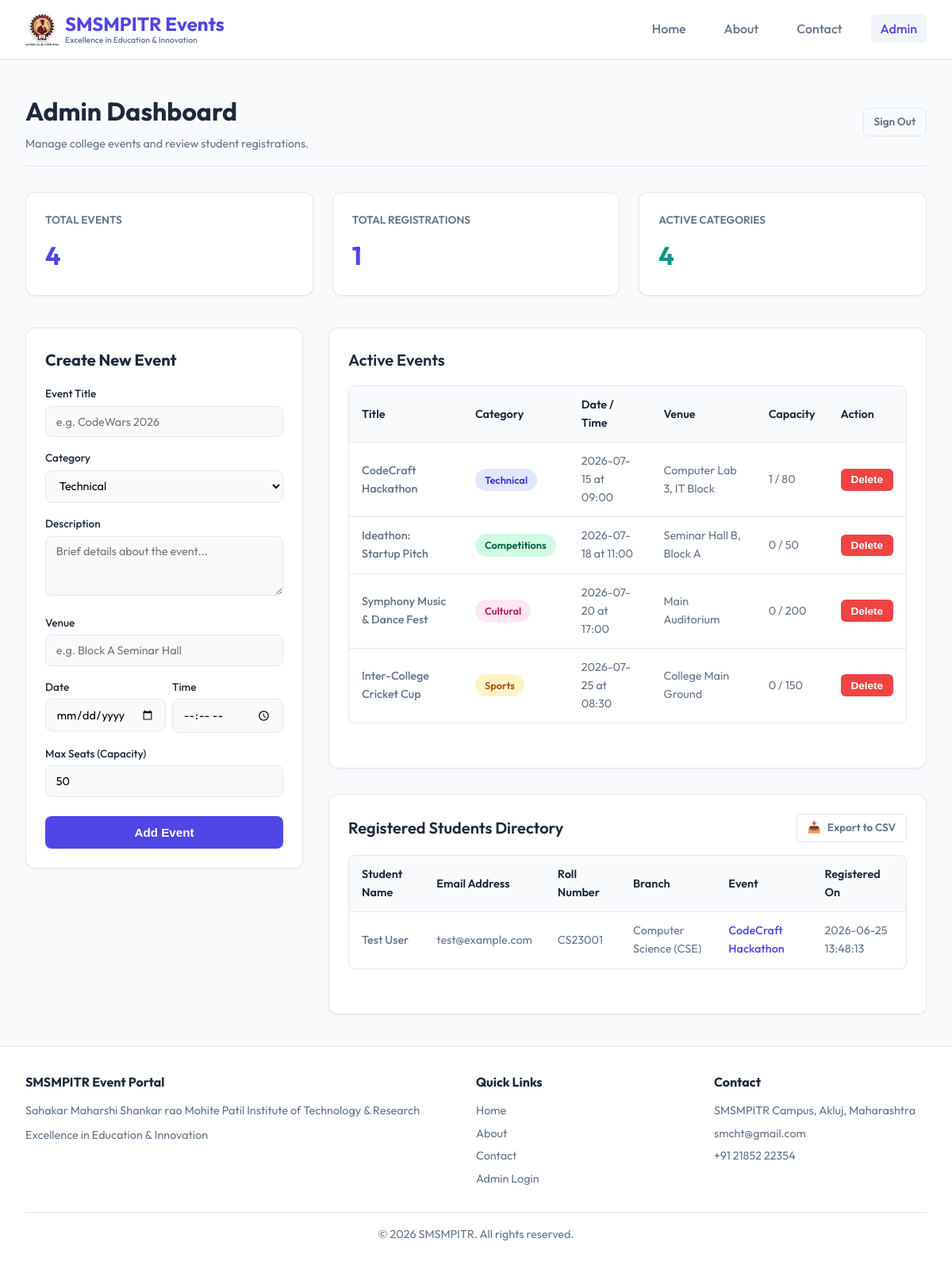
/admin (signed in), run on the app's committed database.
### tables this page shows
CREATE TABLE events (
            id INTEGER PRIMARY KEY AUTOINCREMENT,
            title TEXT NOT NULL,
            category TEXT NOT NULL,
            description TEXT NOT NULL,
            date TEXT NOT NULL,
            time TEXT NOT NULL,
            venue TEXT NOT NULL,
            max_capacity INTEGER DEFAULT 50,
            current_registrations INTEGER DEFAULT 0
        );

CREATE TABLE registrations (
            id INTEGER PRIMARY KEY AUTOINCREMENT,
            event_id INTEGER,
            student_name TEXT NOT NULL,
            student_email TEXT NOT NULL,
            student_roll TEXT NOT NULL,
            student_branch TEXT NOT NULL,
            registration_date TIMESTAMP DEFAULT CURRENT_TIMESTAMP,
            FOREIGN KEY (event_id) REFERENCES events (id) ON DELETE CASCADE
        );

### main.py (the view)
@app.route('/admin')
def admin_dashboard():
    if not session.get('admin_logged_in'):
        return redirect(url_for('admin_login'))
    conn = get_db_connection()
    cursor = conn.cursor()
    events = cursor.execute('SELECT * FROM events ORDER BY date ASC').fetchall()
    registrations = cursor.execute('''
        SELECT r.*, e.title as event_title
        FROM registrations r
        JOIN events e ON r.event_id = e.id
        ORDER BY r.registration_date DESC
    ''').fetchall()
    category_count = len({event['category'] for event in events})
    conn.close()
    return render_template(
        'admin.html',
        events=events,
        registrations=registrations,
        category_count=category_count,
    )

### main.py (called while the page is built)
@app.context_processor
def inject_college_info():
    return {
        'college_name': config.COLLEGE_NAME,
        'college_full_name': config.COLLEGE_FULL_NAME,
        'college_tagline': config.COLLEGE_TAGLINE,
        'college_email': config.COLLEGE_EMAIL,
        'college_phone': config.COLLEGE_PHONE,
        'college_address': config.COLLEGE_ADDRESS,
    }

def get_db_connection():
    conn = sqlite3.connect(DATABASE)
    conn.row_factory = sqlite3.Row
    conn.execute('PRAGMA foreign_keys = ON')
    return conn

### templates/admin.html (shortened to what this page needs)
{% extends "base.html" %}
{% block content %}
<div class="admin-header">
    <div class="admin-title">
        <h1>Admin Dashboard</h1>
        <p class="mt-1" style="color: var(--text-muted); font-size: 0.9rem;">Manage college events and review student registrations.</p>
    </div>
    <a href="{{ url_for('admin_logout') }}" class="btn btn-secondary btn-sm">Sign Out</a>
</div>
<div class="stats-grid">
    <div class="stat-card">
        <span class="stat-label">Total Events</span>
        <span class="stat-value">{{ events|length }}</span>
    </div>
    <div class="stat-card">
        <span class="stat-label">Total Registrations</span>
        <span class="stat-value">{{ registrations|length }}</span>
    </div>
    <div class="stat-card">
        <span class="stat-label">Active Categories</span>
        <span class="stat-value" style="color: #0d9488;">{{ category_count }}</span>
    </div>
</div>
<div class="dashboard-grid">
    <div class="card" style="height: fit-content;">
        <h2 class="mb-3" style="font-size: 1.25rem;">Create New Event</h2>
        <form action="{{ url_for('add_event') }}" method="POST">
            <div class="form-group">
                <label for="title" class="form-label">Event Title</label>
                <input type="text" id="title" name="title" class="form-control" placeholder="e.g. CodeWars 2026" required>
            </div>
            <div class="form-group">
                <label for="category" class="form-label">Category</label>
                <select id="category" name="category" class="form-control" required>
                    <option value="Technical">Technical</option>
                </select>
            </div>
            <div class="form-group">
                <label for="description" class="form-label">Description</label>
                <textarea id="description" name="description" class="form-control" rows="3" placeholder="Brief details about the event..." required></textarea>
            </div>
            <div class="form-group">
                <label for="venue" class="form-label">Venue</label>
                <input type="text" id="venue" name="venue" class="form-control" placeholder="e.g. Block A Seminar Hall" required>
            </div>
            <div style="display: grid; grid-template-columns: 1fr 1fr; gap: 0.5rem;">
                <div class="form-group">
                    <label for="date" class="form-label">Date</label>
                    <input type="date" id="date" name="date" class="form-control" required>
                </div>
                <div class="form-group">
                    <label for="time" class="form-label">Time</label>
                    <input type="time" id="time" name="time" class="form-control" required>
                </div>
            </div>
            <div class="form-group">
                <label for="max_capacity" class="form-label">Max Seats (Capacity)</label>
                <input type="number" id="max_capacity" name="max_capacity" class="form-control" min="1" value="50" required>
            </div>
            <button type="submit" class="btn btn-primary mt-2" style="width: 100%;">Add Event</button>
        </form>
    </div>
    <div style="display: flex; flex-direction: column; gap: 2rem;">
        <div class="content-card">
            <h2 class="section-title">Active Events</h2>
            <div class="table-container">
                <table class="admin-table">
                    <thead>
                        <tr>
                            <th>Title</th>
                            <th>Category</th>
                            <th>Date / Time</th>
                            <th>Venue</th>
                            <th>Capacity</th>
                            <th>Action</th>
                        </tr>
                    </thead>
                    <tbody>
                        {% if events %}
                            {% for event in events %}
                                <tr>
                                    <td class="event-title-cell">{{ event.title }}</td>
                                    <td><span class="badge badge-{{ event.category|lower }}">{{ event.category }}</span></td>
                                    <td>{{ event.date }} at {{ event.time }}</td>
                                    <td>{{ event.venue }}</td>
                                    <td>{{ event.current_registrations }} / {{ event.max_capacity }}</td>
                                    <td>
                                        <form action="{{ url_for('delete_event', event_id=event.id) }}" method="POST" onsubmit="return confirm('Are you sure you want to delete this event? This will also remove any student registrations for it.');" style="display:inline;">
                                            <button type="submit" class="btn btn-danger btn-sm">Delete</button>
                                        </form>
                                    </td>
                                </tr>
                            {% endfor %}
                        {% else %}
                            <tr>
                                <td colspan="6" class="text-center" style="padding: 2rem;">No active events. Use the form on the left to create one.</td>
                            </tr>
                        {% endif %}
                    </tbody>
                </table>
            </div>
        </div>
        <div class="content-card">
            <div class="section-title">
                <span>Registered Students Directory</span>
                {% if registrations %}
                    <a href="{{ url_for('export_csv') }}" class="btn btn-secondary btn-sm">
                        <span>📥</span> Export to CSV
                    </a>
                {% endif %}
            </div>
            <div class="table-container">
                <table class="admin-table">
                    <thead>
                        <tr>
                            <th>Student Name</th>
                            <th>Email Address</th>
                            <th>Roll Number</th>
                            <th>Branch</th>
                            <th>Event</th>
                            <th>Registered On</th>
                        </tr>
                    </thead>
                    <tbody>
                        {% if registrations %}
                            {% for reg in registrations %}
                                <tr>
                                    <td class="event-title-cell">{{ reg.student_name }}</td>
                                    <td>{{ reg.student_email }}</td>
                                    <td>{{ reg.student_roll }}</td>
                                    <td>{{ reg.student_branch }}</td>
                                    <td style="color: var(--primary); font-weight: 500;">{{ reg.event_title }}</td>
                                    <td>{{ reg.registration_date }}</td>
                                </tr>
                            {% endfor %}
                        {% else %}
                            <tr>
                                <td colspan="6" class="text-center" style="padding: 2rem;">No student registrations yet.</td>
                            </tr>
                        {% endif %}
                    </tbody>
                </table>
            </div>
        </div>
    </div>
</div>
{% endblock %}

### templates/base.html (style rules this page uses)
:root { --bg-color: #f8fafc; --card-bg: #ffffff; --primary: #4f46e5; --primary-hover: #4338ca; --text-main: #1e293b; --text-muted: #64748b; --border-color: #e2e8f0; --success: #10b981; --danger: #ef4444; --warning: #f59e0b; --shadow-sm: 0 1px 3px rgba(0, 0, 0, 0.05); --shadow-md: 0 4px 6px -1px rgba(0, 0, 0, 0.05), 0 2px 4px -2px rgba(0, 0, 0, 0.05); --shadow-lg: 0 10px 15px -3px rgba(0, 0, 0, 0.04), 0 4px 6px -4px rgba(0, 0, 0, 0.04); --transition: all 0.25s cubic-bezier(0.4, 0, 0.2, 1); }
* { box-sizing: border-box; margin: 0; padding: 0; }
body { font-family: 'Outfit', sans-serif; background-color: var(--bg-color); color: var(--text-main); line-height: 1.6; min-height: 100vh; display: flex; flex-direction: column; }
.btn { display: inline-flex; align-items: center; justify-content: center; gap: 0.5rem; padding: 0.75rem 1.5rem; border-radius: 8px; font-weight: 600; font-size: 0.95rem; cursor: pointer; transition: var(--transition); border: none; text-decoration: none; }
.btn-primary { background-color: var(--primary); color: white; }
.btn-secondary { background-color: transparent; color: var(--text-muted); border: 1px solid var(--border-color); }
.btn-danger { background-color: var(--danger); color: white; }
.btn-sm { padding: 0.4rem 0.8rem; font-size: 0.85rem; border-radius: 6px; }
.card { background-color: var(--card-bg); border: 1px solid var(--border-color); border-radius: 12px; padding: 1.5rem; box-shadow: var(--shadow-sm); transition: var(--transition); }
.badge { display: inline-block; padding: 0.25rem 0.75rem; font-size: 0.8rem; font-weight: 600; border-radius: 9999px; text-transform: capitalize; }
.badge-technical { background-color: #e0e7ff; color: #4338ca; }
.badge-sports { background-color: #fef3c7; color: #b45309; }
.badge-cultural { background-color: #fce7f3; color: #be185d; }
.badge-competitions { background-color: #d1fae5; color: #065f46; }
.mt-1 { margin-top: 0.25rem; }
.mt-2 { margin-top: 0.5rem; }
.mb-3 { margin-bottom: 1rem; }

### templates/admin.html (style rules this page uses)
.admin-header { display: flex; justify-content: space-between; align-items: center; margin-bottom: 2rem; border-bottom: 1px solid var(--border-color); padding-bottom: 1rem; }
.admin-title h1 { font-size: 2rem; font-weight: 700; color: var(--text-main); }
.stats-grid { display: grid; grid-template-columns: repeat(auto-fit, minmax(220px, 1fr)); gap: 1.5rem; margin-bottom: 2.5rem; }
.stat-card { background-color: var(--card-bg); border: 1px solid var(--border-color); border-radius: 12px; padding: 1.5rem; box-shadow: var(--shadow-sm); display: flex; flex-direction: column; }
.stat-label { font-size: 0.85rem; font-weight: 600; color: var(--text-muted); text-transform: uppercase; margin-bottom: 0.5rem; }
.stat-value { font-size: 2rem; font-weight: 700; color: var(--primary); }
.dashboard-grid { display: grid; grid-template-columns: 350px 1fr; gap: 2rem; }
.form-group { margin-bottom: 1rem; }
.form-label { display: block; font-weight: 500; font-size: 0.85rem; margin-bottom: 0.25rem; color: var(--text-main); }
.form-control { width: 100%; padding: 0.6rem 0.8rem; border: 1px solid var(--border-color); border-radius: 8px; font-family: inherit; font-size: 0.9rem; background-color: #f8fafc; transition: var(--transition); }
.content-card { background-color: var(--card-bg); border: 1px solid var(--border-color); border-radius: 12px; padding: 1.5rem; box-shadow: var(--shadow-sm); }
.section-title { font-size: 1.25rem; font-weight: 600; color: var(--text-main); margin-bottom: 1rem; display: flex; justify-content: space-between; align-items: center; }
.table-container { overflow-x: auto; margin-bottom: 2rem; border: 1px solid var(--border-color); border-radius: 8px; }
.admin-table { width: 100%; border-collapse: collapse; text-align: left; font-size: 0.9rem; }
.admin-table th { background-color: #f8fafc; padding: 0.75rem 1rem; font-weight: 600; color: var(--text-main); border-bottom: 1px solid var(--border-color); }
.admin-table td { padding: 0.75rem 1rem; border-bottom: 1px solid var(--border-color); color: var(--text-muted); }
.admin-table tr:last-child td { border-bottom: none; }
.event-title-cell { font-weight: 500; color: var(--text-main); }

### data on the page
events: title "CodeCraft Hackathon", category "Technical", date "2026-07-15", time "09:00", venue "Computer Lab 3, IT Block", current_registrations "1", max_capacity "80"
events: title "Ideathon: Startup Pitch", category "Competitions", date "2026-07-18", time "11:00", venue "Seminar Hall B, Block A", current_registrations "0", max_capacity "50"
events: title "Symphony Music & Dance Fest", category "Cultural", date "2026-07-20", time "17:00", venue "Main Auditorium", current_registrations "0", max_capacity "200"
events: title "Inter-College Cricket Cup", category "Sports", date "2026-07-25", time "08:30", venue "College Main Ground", current_registrations "0", max_capacity "150"
registrations: student_name "Test User", student_email "test@example.com", student_roll "CS23001", student_branch "Computer Science (CSE)", event_title "CodeCraft Hackathon", registration_date "2026-06-25 13:48:13"

### other printed values
{{ college_name }} "SMSMPITR"
{{ college_tagline }} "Excellence in Education & Innovation"
{{ events|length }} "4"
{{ registrations|length }} "1"
{{ category_count }} "4"
{{ college_full_name }} "Sahakar Maharshi Shankar rao Mohite Patil Institute of Technology & Research"
{{ college_address }} "SMSMPITR Campus, Akluj, Maharashtra"
{{ college_email }} "smcht@gmail.com"
{{ college_phone }} "+91 21852 22354"
